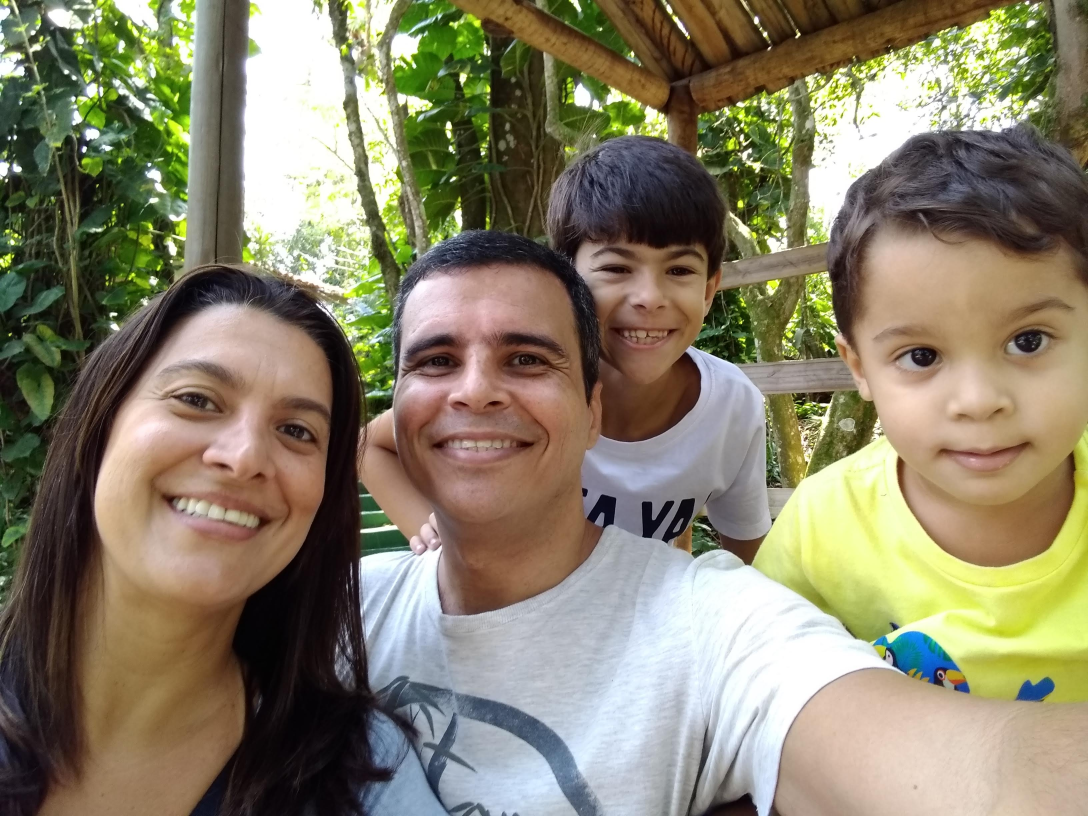
#> input picture resources/parque_da_cidade.jpg, 3264 x 2448 px, found by its file name (shown at 1/3 size)
$ python read_images.py
#> lines starting #> are read from the running program, lines starting #| are printed output that depends on the picture
import cv2
# LOAD AN IMAGE USING 'IMREAD'
img = cv2.imread("/home/coliveira/Documents/fotos/parque_da_cidade.jpg")
#> img is the input picture: shape (2448, 3264, 3); mean B, G, R 105.8, 129.3, 136.5
imgResize = cv2.resize(img,(640,480))
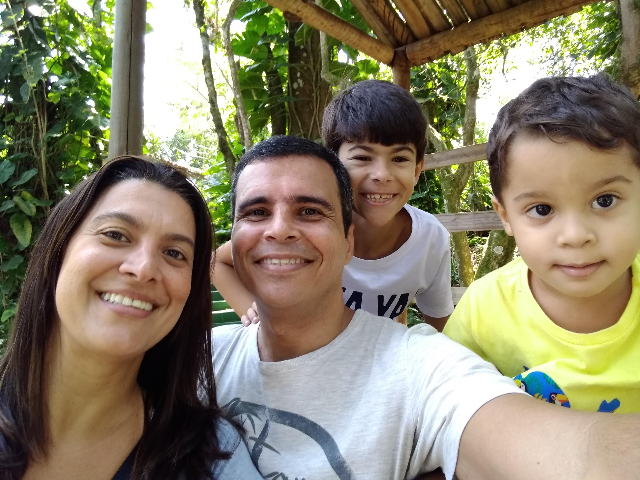
#> imgResize: shape (480, 640, 3); mean B, G, R 105.7, 129.2, 136.4
print(imgResize.shape)
#| (480, 640, 3)
# DISPLAY
cv2.imshow("Parque da Cidade",imgResize)
cv2.waitKey(0)

$ run again, with resources/biden.jpg copied over resources/parque_da_cidade.jpg
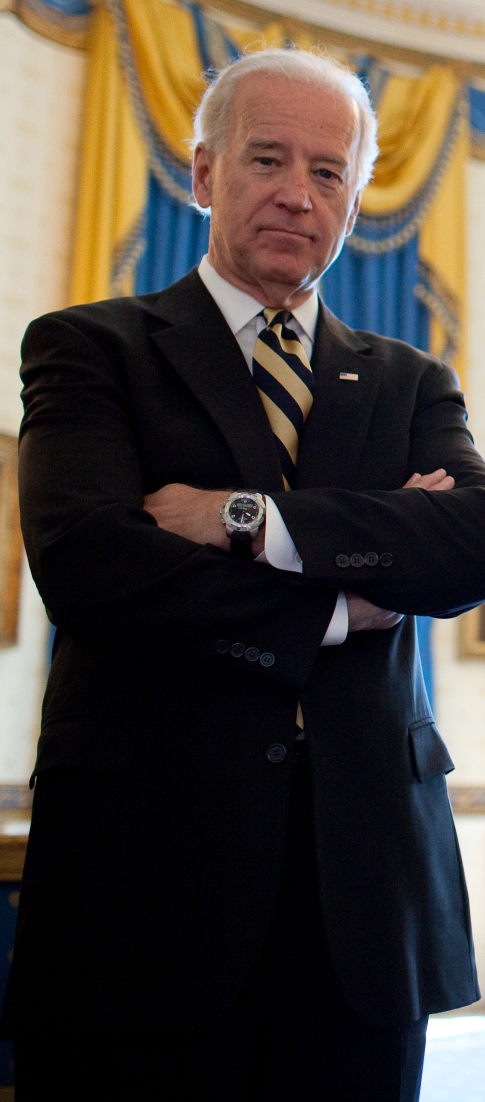
#> input picture resources/biden.jpg, 970 x 2204 px, found by its file name (shown at 1/2 size)
#> img is the input picture: shape (2204, 970, 3); mean B, G, R 55.5, 62.7, 70.7
#> `imgResize = cv2.resize(img,(640,480))`:
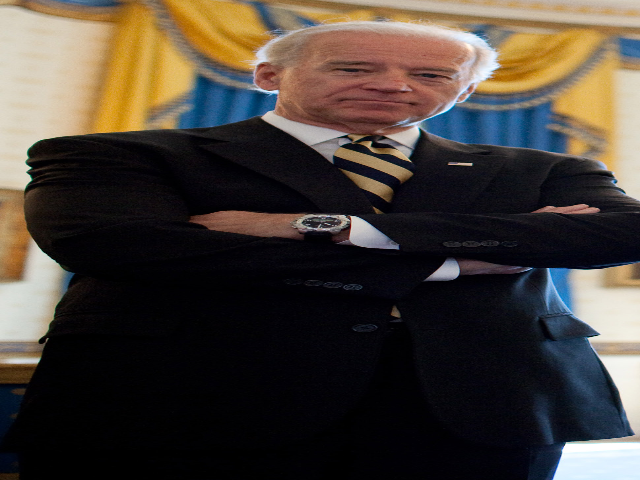
#> imgResize: shape (480, 640, 3); mean B, G, R 55.4, 62.6, 70.6
#| (480, 640, 3)

$ run again, with resources/cards.jpg copied over resources/parque_da_cidade.jpg
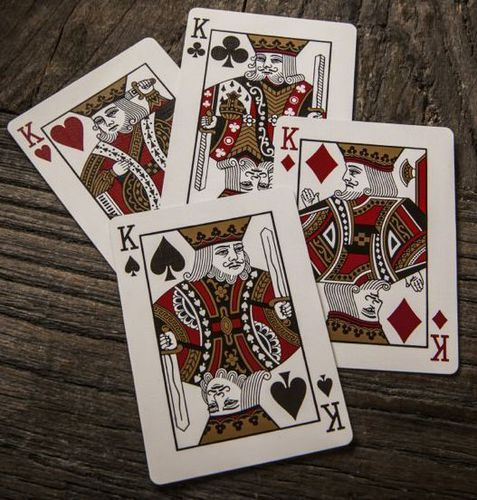
#> input picture resources/cards.jpg, 477 x 500 px, found by its file name
#> img is the input picture: shape (500, 477, 3); mean B, G, R 88.1, 96.6, 109.6
#> `imgResize = cv2.resize(img,(640,480))`:
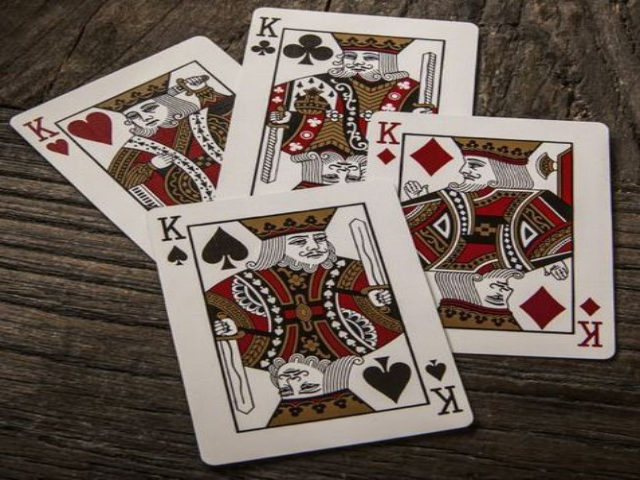
#> imgResize: shape (480, 640, 3); mean B, G, R 88, 96.4, 109.5
#| (480, 640, 3)
